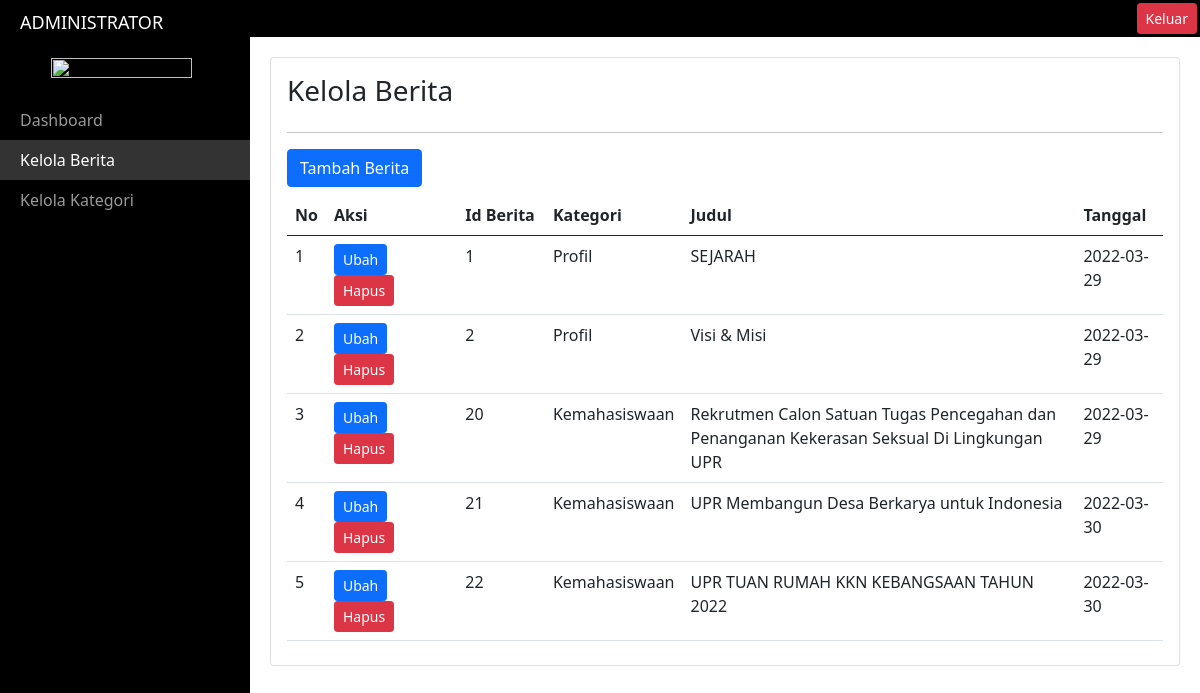
Page /admin/kelola_berita.php (signed in) on the committed database.
### tables this page shows
CREATE TABLE `berita` (
  `id_berita` int(11) NOT NULL,
  `id_kategori` int(11) NOT NULL,
  `judul` varchar(255) NOT NULL,
  `tanggal` date NOT NULL,
  `isi` text NOT NULL,
  `gambar` varchar(255) NOT NULL
);

CREATE TABLE `kategori` (
  `id_kategori` int(11) NOT NULL,
  `kategori` varchar(50) NOT NULL
);

### admin/functions.php (called while the page is built, shortened)
<?php
$db = mysqli_connect("localhost", "root", "", "responsiweb");
function query($query)
{
	global $db;
	$result = mysqli_query($db, $query);
	$rows = [];
	while ($row = mysqli_fetch_assoc($result)) {
		$rows[] = $row;
	}
	return $rows;
}

### admin/kelola_berita.php (the view, shortened to what this page needs)
<?php
require 'functions.php';
$berita = query("SELECT * FROM berita,kategori where berita.id_kategori=kategori.id_kategori");
?>
<!doctype html>
<html lang="en">
<head>
    <link href="https://cdn.jsdelivr.net/npm/bootstrap@5.0.2/dist/css/bootstrap.min.css" rel="stylesheet">
    <link rel="stylesheet" href="../css/style.css">
</head>
<body>
    <div id="wrapper">
        <div id="sidebar-wrapper">
            <ul class="sidebar-nav">
                <li class="sidebar-brand">
                    <a href="index.php">
                        ADMINISTRATOR
                    </a>
                </li>
                <li class="d-flex justify-content-center">
                    <img class="w-75 h-75 py-2" src="https://media.neliti.com/media/organisations/logo-None-universitas-palangka-raya-48176a02.png" alt="">
                </li>
                <li>
                    <a href="index.php">Dashboard</a>
                </li>
                <li class="active">
                    <a href="kelola_berita.php">Kelola Berita</a>
                </li>
                <li>
                    <a href="kelola_kategori.php">Kelola Kategori</a>
                </li>
            </ul>
        </div>
        <div id="header" class="sticky-top">
            <div class="d-flex justify-content-end">
                <a href="logout.php" class="btn btn-danger btn-sm">Keluar</a>
            </div>
        </div>
        <div id="page-content-wrapper">
            <div class="container-fluid">
                <div class="row">
                    <div class="card col-lg-12 p-3">
                        <h3>Kelola Berita</h3>
                        <hr>
                        <div>
                            <a href="tambah_berita.php" class="btn btn-primary">Tambah Berita</a>
                        </div>
                        <table class="table my-2">
                            <thead>
                                <tr>
                                    <th>No</th>
                                    <th>Aksi</th>
                                    <th>Id Berita</th>
                                    <th>Kategori</th>
                                    <th>Judul</th>
                                    <th>Tanggal</th>
                                </tr>
                            </thead>
                            <tbody>
                                <?php $i = 1; ?>
                                <?php foreach ($berita as $row) : ?>
                                    <tr>
                                        <td><?php echo $i; ?></td>
                                        <td style="width: 15%;">
                                            <a href="ubah_berita.php?id=<?php echo $row["id_berita"]; ?>" class="btn btn-primary btn-sm">Ubah</a>
                                            <a href="hapus_berita.php?id=<?php echo $row["id_berita"]; ?> " onclick="return confirm('Yakin Ingin Menghapus Data?');" class="btn btn-danger btn-sm">Hapus</a>
                                        </td>
                                        <td style="width: 10%;"><?php echo $row["id_berita"]; ?></td>
                                        <td><?php echo $row["kategori"]; ?></td>
                                        <td><?php echo $row["judul"]; ?></td>
                                        <td><?php echo $row["tanggal"]; ?></td>
                                    </tr>
                                    <?php $i++; ?>
                                <?php endforeach; ?>
                            </tbody>
                        </table>
                    </div>
                </div>
            </div>
        </div>
    </div>
</body>
</html>

### css/style.css (style rules this page uses)
body { overflow-x: hidden; }
#wrapper { padding-left: 0; }
#sidebar-wrapper { z-index: 1000; position: fixed; left: 250px; width: 0; height: 100%; margin-left: -250px; overflow-y: auto; background: #000; }
#page-content-wrapper { width: 100%; position: absolute; padding: 15px; }
.sidebar-nav { position: absolute; top: 0; width: 250px; margin: 0; padding: 0; list-style: none; }
.sidebar-nav li { text-indent: 20px; line-height: 40px; }
.sidebar-nav li a { display: block; text-decoration: none; color: #999999; }
.sidebar-nav > .sidebar-brand { height: 44px; font-size: 18px; line-height: 45px; }
.sidebar-nav > .sidebar-brand a { color: #999999; }
@media (min-width:768px) { #wrapper { padding-left: 250px; } }
@media (min-width:768px) { #sidebar-wrapper { width: 250px; } }
@media (min-width:768px) { #page-content-wrapper { padding: 20px; position: relative; } }
#header { background-color: #000; padding: 3px; }
li.active > a { background-color: #333; color: #fff; }

### rows in the picture
berita: id_berita "1", id_kategori.kategori "Profil", judul "SEJARAH", tanggal "2022-03-29"
berita: id_berita "2", id_kategori.kategori "Profil", judul "Visi & Misi", tanggal "2022-03-29"
berita: id_berita "20", id_kategori.kategori "Kemahasiswaan", judul "Rekrutmen Calon Satuan Tugas Pencegahan dan Penanganan Kekerasan Seksual Di Lingkungan UPR", tanggal "2022-03-29"
berita: id_berita "21", id_kategori.kategori "Kemahasiswaan", judul "UPR Membangun Desa Berkarya untuk Indonesia", tanggal "2022-03-30"
berita: id_berita "22", id_kategori.kategori "Kemahasiswaan", judul "UPR TUAN RUMAH KKN KEBANGSAAN TAHUN 2022", tanggal "2022-03-30"
